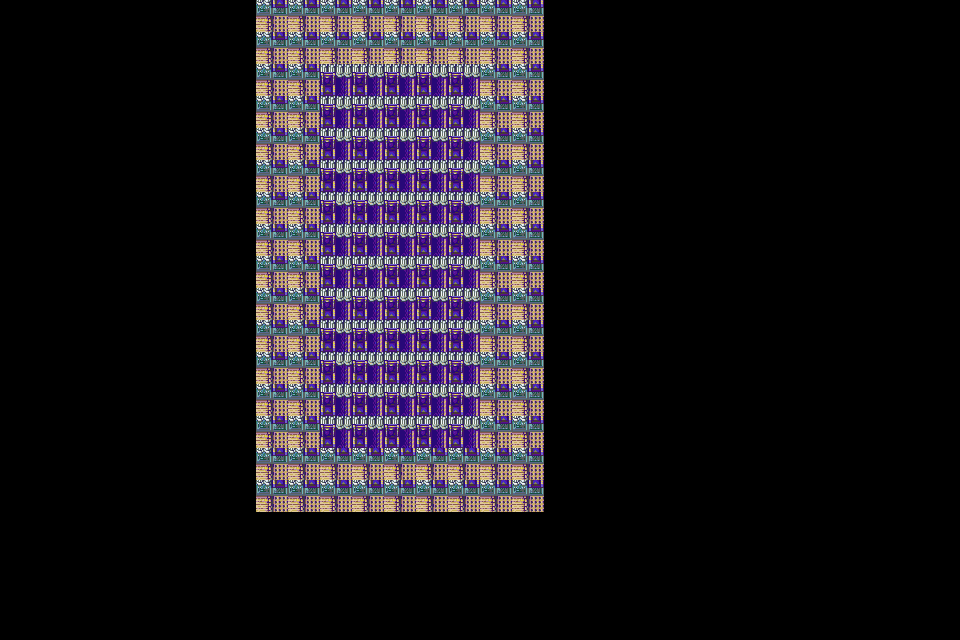

The image is a tile-based game level rendered from a .tmx file. Its description and complete source (layers, tilesets, objects, tile grids) follow:
An orthogonal 30x20 tile map with 32x32 px tiles, 1 tile layer (Tile Layer 1).

<map version="1.10" tiledversion="1.11.0" orientation="orthogonal" renderorder="right-down" width="30" height="20" tilewidth="32" tileheight="32" infinite="0" nextlayerid="2" nextobjectid="1">
 <tileset firstgid="1" source="chapter1.tsx" />
 <layer id="1" name="Tile Layer 1" width="30" height="20">
  <data encoding="csv">
0,0,0,0,0,0,0,0,142,142,142,142,142,142,142,142,142,0,0,0,0,0,0,0,0,0,0,0,0,0,
0,0,0,0,0,0,0,0,142,142,142,142,142,142,142,142,142,0,0,0,0,0,0,0,0,0,0,0,0,0,
0,0,0,0,0,0,0,0,142,142,235,235,235,235,235,142,142,0,0,0,0,0,0,0,0,0,0,0,0,0,
0,0,0,0,0,0,0,0,142,142,235,235,235,235,235,142,142,0,0,0,0,0,0,0,0,0,0,0,0,0,
0,0,0,0,0,0,0,0,142,142,235,235,235,235,235,142,142,0,0,0,0,0,0,0,0,0,0,0,0,0,
0,0,0,0,0,0,0,0,142,142,235,235,235,235,235,142,142,0,0,0,0,0,0,0,0,0,0,0,0,0,
0,0,0,0,0,0,0,0,142,142,235,235,235,235,235,142,142,0,0,0,0,0,0,0,0,0,0,0,0,0,
0,0,0,0,0,0,0,0,142,142,235,235,235,235,235,142,142,0,0,0,0,0,0,0,0,0,0,0,0,0,
0,0,0,0,0,0,0,0,142,142,235,235,235,235,235,142,142,0,0,0,0,0,0,0,0,0,0,0,0,0,
0,0,0,0,0,0,0,0,142,142,235,235,235,235,235,142,142,0,0,0,0,0,0,0,0,0,0,0,0,0,
0,0,0,0,0,0,0,0,142,142,235,235,235,235,235,142,142,0,0,0,0,0,0,0,0,0,0,0,0,0,
0,0,0,0,0,0,0,0,142,142,235,235,235,235,235,142,142,0,0,0,0,0,0,0,0,0,0,0,0,0,
0,0,0,0,0,0,0,0,142,142,235,235,235,235,235,142,142,0,0,0,0,0,0,0,0,0,0,0,0,0,
0,0,0,0,0,0,0,0,142,142,235,235,235,235,235,142,142,0,0,0,0,0,0,0,0,0,0,0,0,0,
0,0,0,0,0,0,0,0,142,142,142,142,142,142,142,142,142,0,0,0,0,0,0,0,0,0,0,0,0,0,
0,0,0,0,0,0,0,0,142,142,142,142,142,142,142,142,142,0,0,0,0,0,0,0,0,0,0,0,0,0,
0,0,0,0,0,0,0,0,0,0,0,0,0,0,0,0,0,0,0,0,0,0,0,0,0,0,0,0,0,0,
0,0,0,0,0,0,0,0,0,0,0,0,0,0,0,0,0,0,0,0,0,0,0,0,0,0,0,0,0,0,
0,0,0,0,0,0,0,0,0,0,0,0,0,0,0,0,0,0,0,0,0,0,0,0,0,0,0,0,0,0,
0,0,0,0,0,0,0,0,0,0,0,0,0,0,0,0,0,0,0,0,0,0,0,0,0,0,0,0,0,0
</data>
 </layer>
</map>
